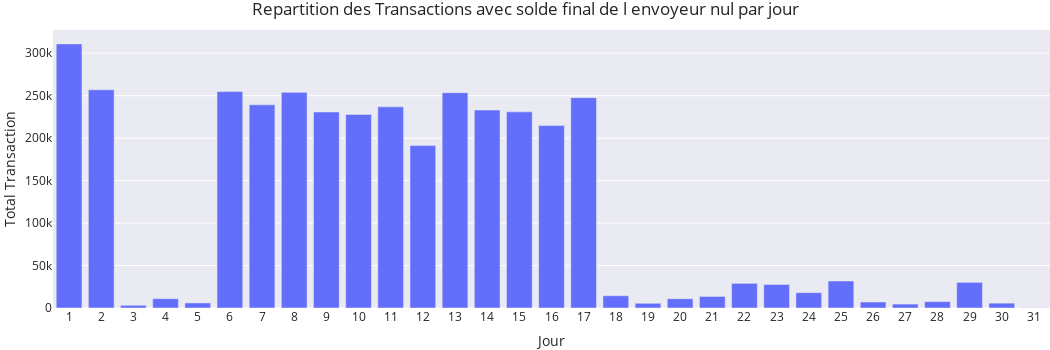

The notebook cell this image was saved under:
### Code cell
data_sender_final_null = pd.read_csv('data/T_Final_sold_sender_null.csv',index_col=0)


def retourne_repartition_transaction_sender_final_null(data_sender_final_null=data_sender_final_null):
    height = 350
    width = 1050
    fig = px.bar(data_sender_final_null.sort_values(by='jour_du_mois'), x='jour_du_mois', y='Nombre', title='Repartition des Transactions avec solde final de l envoyeur nul par jour')
    fig.update_xaxes(
        type='category',  
        categoryorder='array',  
        categoryarray=[i for i in data_sender_final_null.sort_values(by='jour_du_mois').jour_du_mois]  
    )
    fig.update_layout(xaxis=dict(showgrid=False,title="Jour"),
                          yaxis=dict(showgrid=True,title="Total Transaction"),
                          margin=dict(t=30,l=0,r=0,b=0),
                          height=height,width=width,template="seaborn")
    
    return fig

retourne_repartition_transaction_sender_final_null().show()

### Figure 1 — Plotly figure (JSON) as saved in the notebook; plotly's stock layout.template omitted (floating-point values rounded to 4 significant figures)
{"data": [{"alignmentgroup": "True", "hovertemplate": "jour_du_mois=%{x}<br>Nombre=%{y}<extra></extra>", "legendgroup": "", "marker": {"color": "#636efa", "pattern": {"shape": ""}}, "name": "", "offsetgroup": "", "orientation": "v", "showlegend": false, "textposition": "auto", "type": "bar", "x": [1, 2, 3, 4, 5, 6, 7, 8, 9, 10, 11, 12, 13, 14, 15, 16, 17, 18, 19, 20, 21, 22, 23, 24, 25, 26, 27, 28, 29, 30, 31], "xaxis": "x", "y": [311000, 256958, 3176, 10948, 5995, 254829, 239245, 253940, 230817, 227974, 236849, 191248, 253491, 233102, 230968, 214808, 247691, 14421, 5554, 10866, 13628, 29030, 27733, 18050, 31785, 7070, 4614, 7542, 30232, 5733, 269], "yaxis": "y"}], "layout": {"barmode": "relative", "height": 350, "legend": {"tracegroupgap": 0}, "margin": {"b": 0, "l": 0, "r": 0, "t": 30}, "title": {"text": "Repartition des Transactions avec solde final de l envoyeur nul par jour"}, "width": 1050, "xaxis": {"anchor": "y", "categoryarray": [1, 2, 3, 4, 5, 6, 7, 8, 9, 10, 11, 12, 13, 14, 15, 16, 17, 18, 19, 20, 21, 22, 23, 24, 25, 26, 27, 28, 29, 30, 31], "categoryorder": "array", "domain": [0, 1], "showgrid": false, "title": {"text": "Jour"}, "type": "category"}, "yaxis": {"anchor": "x", "domain": [0, 1], "showgrid": true, "title": {"text": "Total Transaction"}}}}
